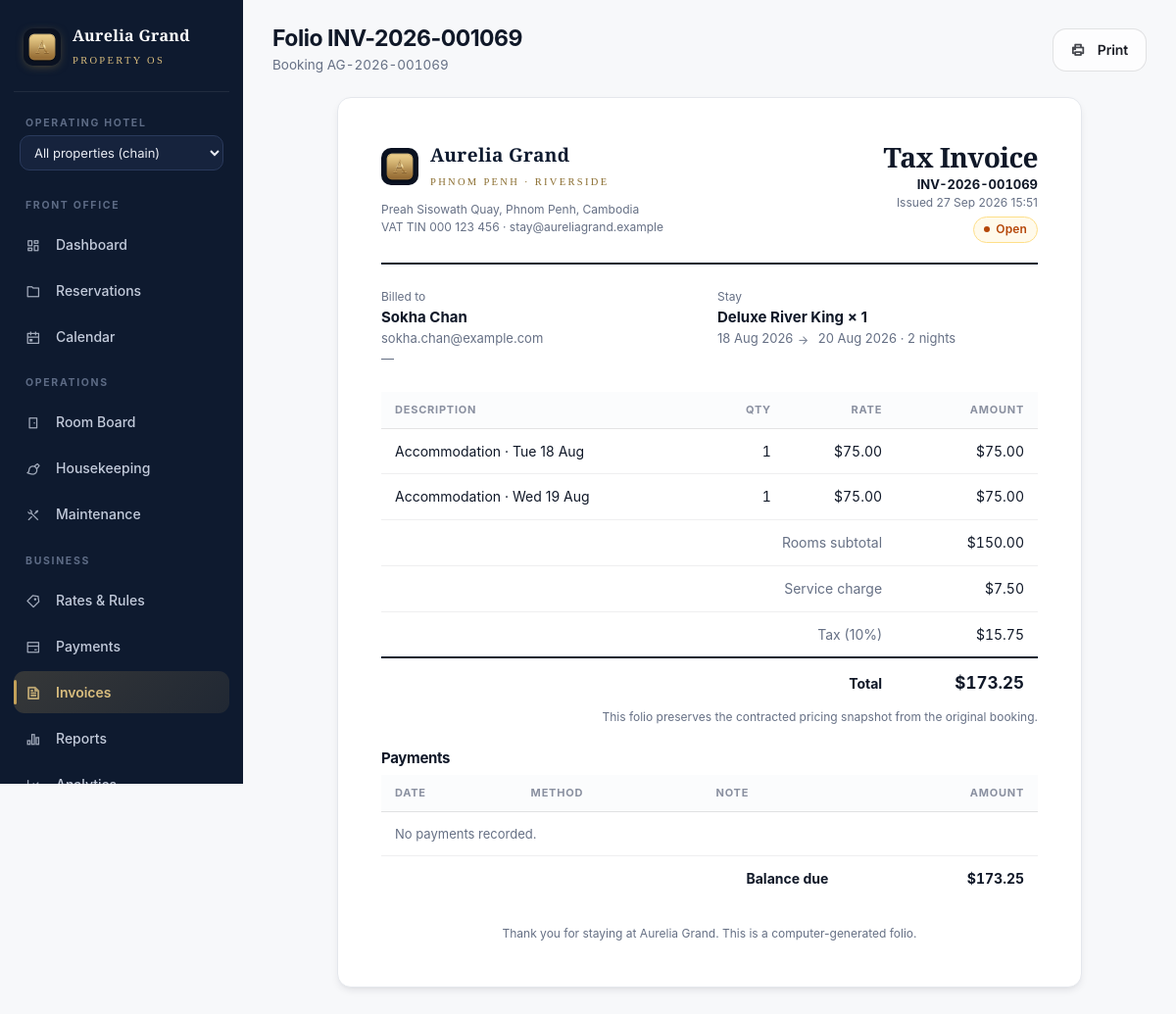
/finance/invoices/1069/ (signed in), run on the app's committed database.
### accounts/models.py (models this page shows, shortened)
class User(AbstractUser):
    class Role(models.TextChoices):
        GUEST = "guest", "Guest"
        RECEPTIONIST = "receptionist", "Receptionist"
        HOUSEKEEPING = "housekeeping", "Housekeeping"
        MANAGER = "manager", "Group Manager"
        PROPERTY_MANAGER = "property_manager", "Property Manager"
        ADMIN = "admin", "Administrator"
    STAFF_ROLES = {Role.RECEPTIONIST, Role.HOUSEKEEPING, Role.MANAGER, Role.PROPERTY_MANAGER, Role.ADMIN}
    role = models.CharField(max_length=20, choices=Role.choices, default=Role.GUEST)
    home_property = models.ForeignKey(
        "hotel.Property", on_delete=models.SET_NULL, null=True, blank=True,
        related_name="staff", help_text="Home hotel for staff; blank = chain-wide (head office)",
    )
    phone = models.CharField(max_length=32, blank=True)
    avatar_initials = models.CharField(max_length=4, blank=True)
    welcome_offer_used = models.BooleanField(default=False, help_text="10% first-stay welcome offer has been consumed")
    class Meta:
        ordering = ["username"]
    @property
    def is_staff_role(self) -> bool:
        return self.role in self.STAFF_ROLES
    @property
    def is_manager_or_above(self) -> bool:
        return self.role in {self.Role.MANAGER, self.Role.PROPERTY_MANAGER, self.Role.ADMIN}
    @property
    def is_group_manager_or_above(self) -> bool:
        return self.role in {self.Role.MANAGER, self.Role.ADMIN}
    @property
    def is_property_manager(self) -> bool:
        return self.role == self.Role.PROPERTY_MANAGER

### finance/models.py (models this page shows, shortened)
class Invoice(models.Model):
    class Status(models.TextChoices):
        OPEN = "open", "Open"
        PARTIAL = "partial", "Partially paid"
        PAID = "paid", "Paid"
        REFUNDED = "refunded", "Refunded"
        VOID = "void", "Void"
    number = models.CharField(max_length=24, unique=True, blank=True)
    booking = models.OneToOneField(Booking, on_delete=models.PROTECT, related_name="invoice")
    status = models.CharField(max_length=12, choices=Status.choices, default=Status.OPEN)
    subtotal = models.DecimalField(max_digits=12, decimal_places=2, default=Decimal("0"))
    service = models.DecimalField(max_digits=12, decimal_places=2, default=Decimal("0"))
    tax = models.DecimalField(max_digits=12, decimal_places=2, default=Decimal("0"))
    total = models.DecimalField(max_digits=12, decimal_places=2, default=Decimal("0"))
    issued_at = models.DateTimeField(auto_now_add=True)
    class Meta:
        ordering = ["-issued_at"]
    @property
    def paid_amount(self) -> Decimal:
        annotated = getattr(self, "paid_total", None)
        if annotated is not None:  # list views annotate the ledger total
            return annotated
        return sum((p.amount for p in self.payments.all()
                    if p.status == Payment.Status.COMPLETED), Decimal("0"))
    @property
    def balance(self) -> Decimal:
        return self.total - self.paid_amount

### bookings/models.py (models this page shows, shortened)
class Booking(models.Model):
    class Status(models.TextChoices):
        CONFIRMED = "confirmed", "Confirmed"
        CHECKED_IN = "checked_in", "Checked in"
        CHECKED_OUT = "checked_out", "Checked out"
        CANCELLED = "cancelled", "Cancelled"
        NO_SHOW = "no_show", "No-show"
    class Source(models.TextChoices):
        WEB = "web", "Website"
        PHONE = "phone", "Phone"
        WALK_IN = "walk_in", "Walk-in"
        OTA = "ota", "OTA / Agency"
    ACTIVE_STATUSES = [Status.CONFIRMED, Status.CHECKED_IN]
    code = models.CharField(max_length=24, unique=True, blank=True)
    guest = models.ForeignKey(
        settings.AUTH_USER_MODEL, on_delete=models.PROTECT, related_name="bookings",
        null=True, blank=True, help_text="Null for walk-in reservations",
    )
    guest_name = models.CharField(max_length=160)
    guest_email = models.EmailField(blank=True)
    guest_phone = models.CharField(max_length=32, blank=True)
    room_type = models.ForeignKey(RoomType, on_delete=models.PROTECT, related_name="bookings")
    check_in = models.DateField()
    check_out = models.DateField()
    rooms_count = models.PositiveSmallIntegerField(default=1)
    adults = models.PositiveSmallIntegerField(default=1)
    children = models.PositiveSmallIntegerField(default=0)
    status = models.CharField(max_length=16, choices=Status.choices, default=Status.CONFIRMED)
    source = models.CharField(max_length=10, choices=Source.choices, default=Source.WEB)
    currency = models.CharField(max_length=8, default="USD")
    nightly_total = models.DecimalField(max_digits=12, decimal_places=2, default=Decimal("0"))
    discount_total = models.DecimalField(max_digits=12, decimal_places=2, default=Decimal("0"), help_text="Welcome or promotion discount applied to room subtotal")
    service_total = models.DecimalField(max_digits=12, decimal_places=2, default=Decimal("0"))
    tax_total = models.DecimalField(max_digits=12, decimal_places=2, default=Decimal("0"))
    grand_total = models.DecimalField(max_digits=12, decimal_places=2, default=Decimal("0"))
    rate_details = models.JSONField(default=list, blank=True, help_text="[{date, rate}] per night")
    cancellation_reason = models.TextField(blank=True)
    cancellation_fee = models.DecimalField(max_digits=12, decimal_places=2, default=Decimal("0"))
    special_requests = models.TextField(blank=True)
    created_by = models.ForeignKey(
        settings.AUTH_USER_MODEL, on_delete=models.SET_NULL, null=True, blank=True, related_name="+"
    )
    created_at = models.DateTimeField(auto_now_add=True)
    updated_at = models.DateTimeField(auto_now=True)
    class Meta:
        ordering = ["-check_in", "-created_at"]
        indexes = [
            models.Index(fields=["status", "check_in", "check_out"]),
            models.Index(fields=["room_type", "check_in", "check_out"]),
        ]
        constraints = [
            models.CheckConstraint(check=models.Q(check_out__gt=models.F("check_in")), name="booking_valid_range"),
        ]
    def get_absolute_url(self):
        return reverse("pms:booking_detail", args=[self.pk])
    @property
    def nights(self) -> int:
        return (self.check_out - self.check_in).days
    @property
    def rate_details_parsed(self):
        return self.rate_details if isinstance(self.rate_details, list) else json.loads(self.rate_details or "[]")

### hotel/models.py (models this page shows, shortened)
class RoomType(models.Model):
    class BedType(models.TextChoices):
        KING = "king", "1 King Bed"
        TWIN = "twin", "2 Twin Beds"
        DOUBLE = "double", "1 Double Bed"
        SUITE = "suite", "King + Living Area"
    property = models.ForeignKey(Property, on_delete=models.PROTECT, related_name="room_types")
    name = models.CharField(max_length=120)
    slug = models.SlugField(unique=True, blank=True)
    description = models.TextField(blank=True)
    base_price = models.DecimalField(
        max_digits=10, decimal_places=2, validators=[MinValueValidator(Decimal("0.01"))],
        help_text="Nightly rack rate before rules/taxes.",
    )
    max_guests = models.PositiveSmallIntegerField(default=2)
    total_rooms = models.PositiveSmallIntegerField(default=1, help_text="Physical inventory of this type")
    size_sqm = models.PositiveSmallIntegerField(default=30)
    floor_range = models.CharField(max_length=32, blank=True, help_text="e.g. 3–8")
    bed_type = models.CharField(max_length=16, choices=BedType.choices, default=BedType.KING)
    amenities = models.ManyToManyField(Amenity, blank=True)
    image_url = models.URLField(blank=True)
    is_active = models.BooleanField(default=True)
    cancellation_days = models.PositiveSmallIntegerField(
        default=2, help_text="Free cancellation up to N days before arrival"
    )
    created_at = models.DateTimeField(auto_now_add=True)
    class Meta:
        ordering = ["base_price", "name"]

### finance/views.py (the view)
# urls.py: path("invoices/<int:pk>/", views.invoice_detail, name="invoice_detail"),
@front_office_required
def invoice_detail(request, pk):
    prop = get_active_property(request)
    invoice_qs = Invoice.objects.select_related("booking", "booking__room_type", "booking__guest")
    if prop:
        invoice_qs = invoice_qs.filter(booking__room_type__property=prop)
    invoice = get_object_or_404(invoice_qs, pk=pk)
    return render(request, "finance/invoice_detail.html", {
        "invoice": invoice,
        "payments": invoice.payments.all(),
        "booking": invoice.booking,
        "tax_label": invoice_tax_label(invoice),
        "is_legacy_snapshot": invoice.service > 0,
    })

### templates/finance/invoice_detail.html (shortened to what this page needs)
{% extends "staff_base.html" %}
{% load static hotel_extras %}
{% block content %}
<div class="pms-head no-print">
  <div><h1>Folio {{ invoice.number }}</h1><div class="sub">Booking <a href="{{ booking.get_absolute_url }}" class="mono">{{ booking.code }}</a></div></div>
  <button class="btn btn-outline" onclick="window.print()"><i class="ri-printer-line" aria-hidden="true"></i> Print</button>
</div>
<div class="doc">
  <div class="doc-head">
    <div>
      <div class="brand"><img class="invoice-logo" src="{% static 'img/logo-simple.png' %}" alt="Aurelia Collection logo"><span><span class="name" style="color:var(--navy)">Aurelia Grand</span><br><span class="sub" style="color:#8a6d2f">Phnom Penh · Riverside</span></span></div>
      <p class="tiny muted mt-2">Preah Sisowath Quay, Phnom Penh, Cambodia<br>VAT TIN 000 123 456 · stay@aureliagrand.example</p>
    </div>
    <div class="right">
      <h1>Tax Invoice</h1>
      <p class="mono small"><b>{{ invoice.number }}</b></p>
      <p class="tiny muted">Issued {{ invoice.issued_at|date:"d M Y H:i" }}</p>
      <p class="mt-1"><span class="badge badge-{% if invoice.status == 'paid' %}success{% elif invoice.status == 'open' %}warning{% else %}info{% endif %}">{{ invoice.get_status_display }}</span></p>
    </div>
  </div>
  <div class="grid mb-4" style="grid-template-columns:1fr 1fr">
    <div><div class="tiny muted">Billed to</div><b>{{ booking.guest_name }}</b><div class="small muted">{{ booking.guest_email|default:"—" }}<br>{{ booking.guest_phone|default:"—" }}</div></div>
    <div><div class="tiny muted">Stay</div><b>{{ booking.room_type.name }} × {{ booking.rooms_count }}</b>
      <div class="small muted">{{ booking.check_in|date:"d M Y" }} <i class="ri-arrow-right-line" aria-hidden="true"></i> {{ booking.check_out|date:"d M Y" }} · {{ booking.nights }} nights</div></div>
  </div>
  <table class="data">
    <thead><tr><th>Description</th><th class="num">Qty</th><th class="num">Rate</th><th class="num">Amount</th></tr></thead>
    <tbody>
      {% for night in booking.rate_details_parsed %}
      <tr><td>Accommodation · {{ night.date|night_label }}</td><td class="num">{{ booking.rooms_count }}</td><td class="num">{{ night.rate|money }}</td>
      <td class="num">{{ night.rate|multiply:booking.rooms_count|money }}</td></tr>
      {% endfor %}
      <tr><td colspan="3" class="right muted">Rooms subtotal</td><td class="num">{{ invoice.subtotal|money }}</td></tr>
      {% if invoice.service %}<tr><td colspan="3" class="right muted">Service charge</td><td class="num">{{ invoice.service|money }}</td></tr>{% endif %}
      <tr><td colspan="3" class="right muted">{{ tax_label }}</td><td class="num">{{ invoice.tax|money }}</td></tr>
      <tr style="border-top:2px solid var(--navy)"><td colspan="3" class="right"><b>Total</b></td><td class="num" style="font-size:17px"><b>{{ invoice.total|money }}</b></td></tr>
    </tbody>
  </table>
  {% if is_legacy_snapshot %}<p class="tiny muted right">This folio preserves the contracted pricing snapshot from the original booking.</p>{% endif %}
  <h3 class="card-title mt-4 mb-2">Payments</h3>
  <table class="data">
    <thead><tr><th>Date</th><th>Method</th><th>Note</th><th class="num">Amount</th></tr></thead>
    <tbody>
    {% for p in payments %}
      <tr><td>{{ p.created_at|date:"d M Y H:i" }}</td><td>{{ p.get_method_display }}</td><td class="small">{{ p.note|default:"—" }}</td>
      <td class="num" style="color:{% if p.is_refund %}var(--red){% else %}var(--green){% endif %}">{% if p.is_refund %}−{% endif %}{{ p.amount|money }}</td></tr>
    {% empty %}<tr><td colspan="4" class="muted small">No payments recorded.</td></tr>{% endfor %}
    <tr><td colspan="3" class="right"><b>Balance due</b></td><td class="num"><b>{{ invoice.balance|money }}</b></td></tr>
    </tbody>
  </table>
  <p class="tiny muted mt-4 center">Thank you for staying at Aurelia Grand. This is a computer-generated folio.</p>
</div>
{% endblock %}

### templates/staff_base.html (shortened to what this page needs)
{% load static hotel_extras %}<!DOCTYPE html>
<html lang="en">
<head>
  <link rel="stylesheet" href="{% static 'css/fonts/remixicon.css' %}">
  <link rel="stylesheet" href="{% static 'css/app.css' %}?v=20260929-rbac-housekeeping">
  <link rel="stylesheet" href="{% static 'css/ios.css' %}?v=20260927-logo-simple">
  <link rel="stylesheet" href="{% static 'css/premium.css' %}?v=20260928-responsive-1">
</head>
<body>
<div class="pms-layout">
  <aside class="sidebar" id="sidebar">
    <a class="brand" href="{% if user.role == 'housekeeping' %}{% url 'operations:task_board' %}{% else %}{% url 'pms:dashboard' %}{% endif %}">
      <span class="mark">A</span>
      <span><span class="name">Aurelia Grand</span><br><span class="sub">Property OS</span></span>
    </a>
    {% if user.role != 'housekeeping' %}
    <form method="get" action="{% url 'pms:switch_property' %}" style="padding:0 6px 10px" id="prop-switch">
      <label class="side-label" style="padding:6px 6px 4px;display:block">Operating hotel</label>
      <select name="property" onchange="this.form.submit()"
              style="background:#16233d;color:#e9ecf3;border-color:#2a3a5c;font-size:13px;padding:8px 10px">
        {% if user.is_group_manager_or_above %}<option value="all" {% if not active_property %}selected{% endif %}><i class="ri-global-line" aria-hidden="true"></i> All properties (chain)</option>{% endif %}
      </select>
    </form>
    <span class="side-label">Front office</span>
    <a class="side-link {% nav_active '/pms/' exact=True %}" href="{% url 'pms:dashboard' %}"><span class="ic"><i class="ri-dashboard-line" aria-hidden="true"></i></span> Dashboard</a>
    <a class="side-link {% nav_active '/pms/reservations' %}" href="{% url 'pms:reservations' %}"><span class="ic"><i class="ri-folder-line" aria-hidden="true"></i></span> Reservations</a>
    <a class="side-link {% nav_active '/pms/calendar' %}" href="{% url 'pms:calendar' %}"><span class="ic"><i class="ri-calendar-event-line" aria-hidden="true"></i></span> Calendar</a>
    <span class="side-label">Operations</span>
    <a class="side-link {% nav_active '/operations/rooms' %}" href="{% url 'operations:room_board' %}"><span class="ic"><i class="ri-door-line" aria-hidden="true"></i></span> Room Board</a>
    <a class="side-link {% nav_active '/operations/housekeeping' %}" href="{% url 'operations:task_board' %}"><span class="ic"><i class="ri-brush-line" aria-hidden="true"></i></span> Housekeeping</a>
    <a class="side-link {% nav_active '/operations/maintenance' %}" href="{% url 'operations:maintenance' %}"><span class="ic"><i class="ri-tools-line" aria-hidden="true"></i></span> Maintenance</a>
    {% if user.is_manager_or_above %}
    <span class="side-label">Business</span>
    <a class="side-link {% nav_active '/pms/rates' %}" href="{% url 'pms:rates' %}"><span class="ic"><i class="ri-price-tag-3-line" aria-hidden="true"></i></span> Rates & Rules</a>
    <a class="side-link {% nav_active '/finance/payments' %}" href="{% url 'finance:payments' %}"><span class="ic"><i class="ri-bank-card-line" aria-hidden="true"></i></span> Payments</a>
    <a class="side-link {% nav_active '/finance/invoices' %}" href="{% url 'finance:invoices' %}"><span class="ic"><i class="ri-file-text-line" aria-hidden="true"></i></span> Invoices</a>
    <a class="side-link {% nav_active '/finance/reports' %}" href="{% url 'finance:reports' %}"><span class="ic"><i class="ri-bar-chart-2-line" aria-hidden="true"></i></span> Reports</a>
    <a class="side-link {% nav_active '/analytics' %}" href="{% url 'analytics:overview' %}"><span class="ic"><i class="ri-line-chart-line" aria-hidden="true"></i></span> Analytics</a>
    {% endif %}
    {% else %}
    <span class="side-label">My work</span>
    <a class="side-link {% nav_active '/operations/housekeeping' %}" href="{% url 'operations:task_board' %}"><span class="ic"><i class="ri-brush-line" aria-hidden="true"></i></span> My Housekeeping Tasks</a>
    {% endif %}
  </aside>
  <main class="pms-main">
    {% block content %}{% endblock %}
  </main>
</div>
</body>
</html>

### data on the page
User: property "All properties (chain)"
Invoice: number "INV-2026-001069", issued_at "27 Sep 2026 15:51", status "Open", subtotal "$150.00", service "$7.50", tax "$15.75", total "$173.25", balance "$173.25"
Booking: code "AG-2026-001069", guest_name "Sokha Chan", guest_email "sokha.chan@example.com", guest_phone "—", room_type.name "Deluxe River King", rooms_count "1", check_in "18 Aug 2026", check_out "20 Aug 2026", nights "2", rooms_count "1" "1", rate|multiply "$75.00" "$75.00"

### other printed values
{{ night.date|night_label }} "Tue 18 Aug" "Wed 19 Aug"
{{ night.rate|money }} "$75.00" "$75.00"
{{ tax_label }} "Tax (10%)"
